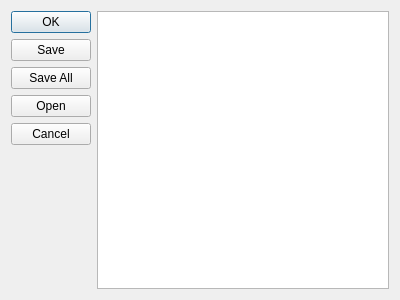
<?xml version="1.0" encoding="UTF-8"?>
<ui version="4.0">
 <class>infodialog</class>
 <widget class="QDialog" name="infodialog">
  <property name="geometry">
   <rect>
    <x>0</x>
    <y>0</y>
    <width>400</width>
    <height>300</height>
   </rect>
  </property>
  <property name="windowTitle">
   <string>Dialog</string>
  </property>
  <layout class="QHBoxLayout" name="horizontalLayout">
   <item>
    <widget class="QDialogButtonBox" name="buttonBox">
     <property name="orientation">
      <enum>Qt::Vertical</enum>
     </property>
     <property name="standardButtons">
      <set>QDialogButtonBox::Cancel|QDialogButtonBox::Ok|QDialogButtonBox::Open|QDialogButtonBox::Save|QDialogButtonBox::SaveAll</set>
     </property>
    </widget>
   </item>
   <item>
    <widget class="QTextEdit" name="textEdit"/>
   </item>
  </layout>
 </widget>
 <resources/>
 <connections/>
</ui>
